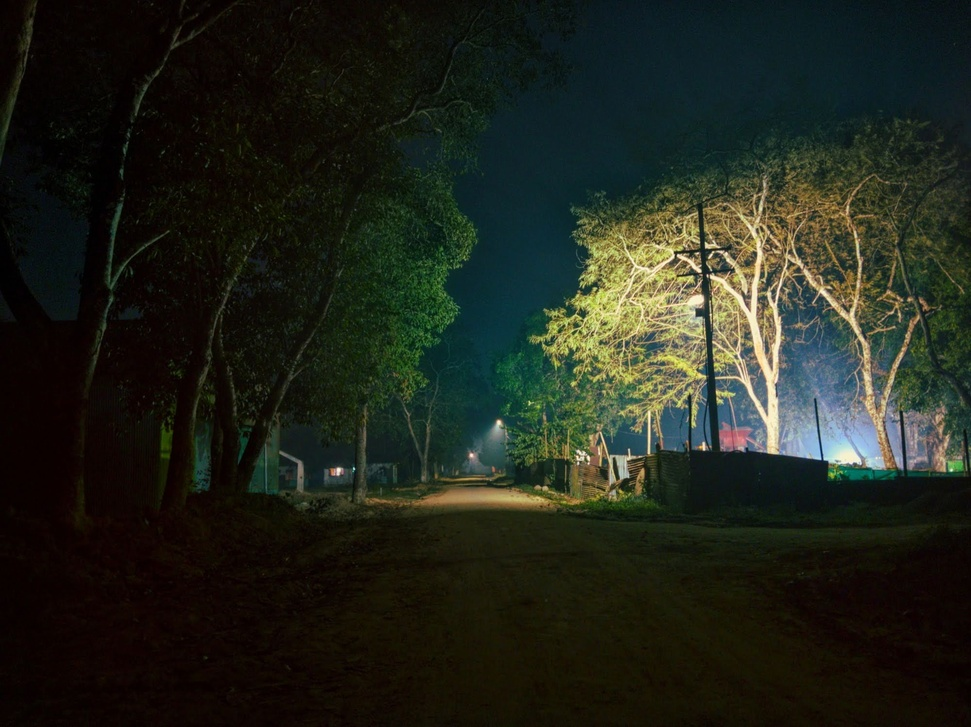
#> input picture images/1000019082-01~2.jpg, 971 x 727 px, shrunk from 2000 x 1498 before the run
$ python emulate_portra_400.py '../images/1000019082-01~2.jpg' out.png
#> lines starting #> are read from the running program, lines starting #| are printed output that depends on the picture
import argparse
import cv2

def emulate_portra_400(input_image_path, output_image_path):
#> called with input_image_path = '../images/1000019082-01~2.jpg', output_image_path = 'out.png'
    try:
        # Load the input image
        image = cv2.imread(input_image_path)
#> image is the input picture: shape (727, 971, 3); mean B, G, R 26.5, 36.5, 32.7

        if image is None:
            print("Error: Could not open or read the image.")
            return

        # Apply Portra 400 emulation
        # Adjustments you can fine-tune further
        brightness = 10
        contrast = 10
        saturation = -10

        image = cv2.convertScaleAbs(image, alpha=1 + contrast / 100, beta=brightness)
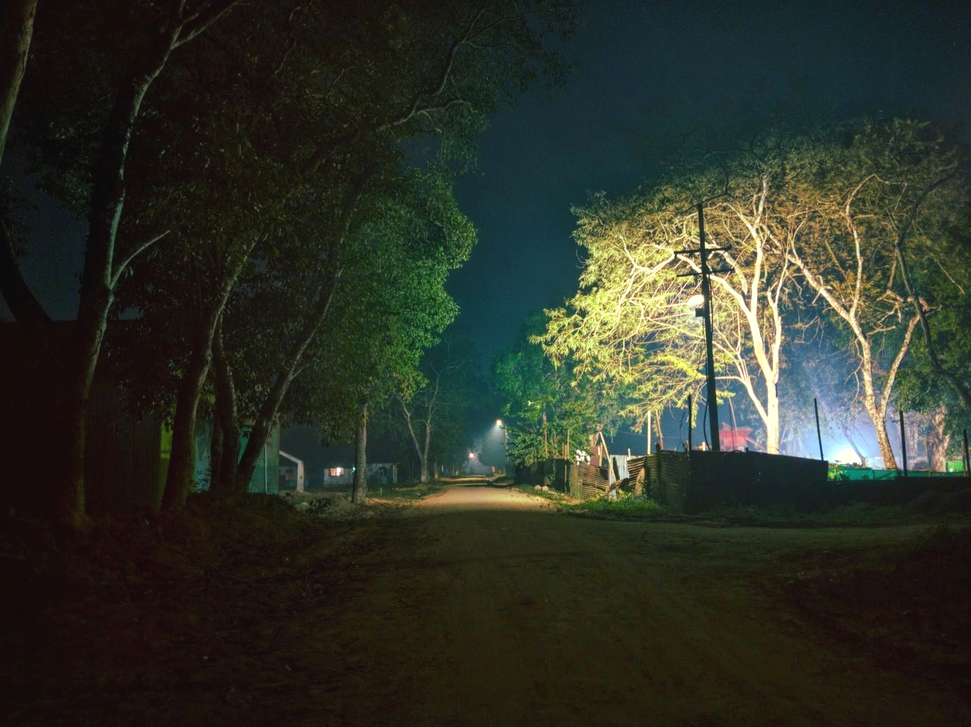
#> image: shape (727, 971, 3); mean B, G, R 39.1, 50.1, 45.8
        hsv = cv2.cvtColor(image, cv2.COLOR_BGR2HSV)
#> hsv: shape (727, 971, 3); mean H, S, V 44.2, 114.9, 55.5
        s = hsv[:, :, 1] * (1 + saturation / 100)
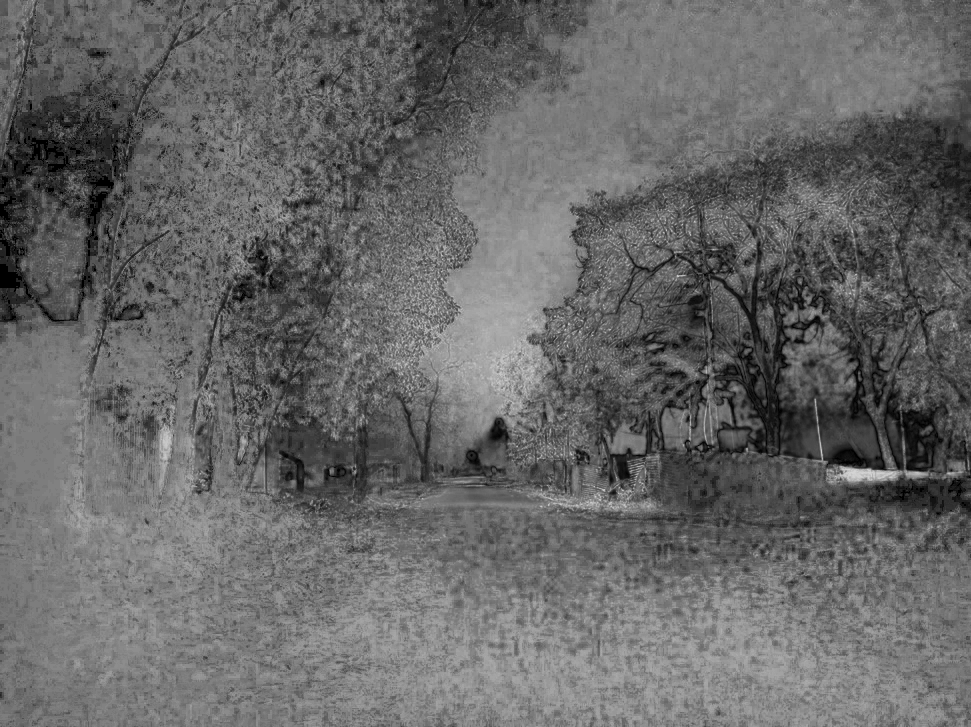
#> s: shape (727, 971) float64; min 0, max 213.3, mean 103.4
        s = s.clip(0, 255)
        hsv[:, :, 1] = s
#> hsv: shape (727, 971, 3); mean H, S, V 44.2, 103, 55.5
        image = cv2.cvtColor(hsv, cv2.COLOR_HSV2BGR)

        # Save the processed image
        cv2.imwrite(output_image_path, image)
        print(f"Portra 400 emulation applied to {output_image_path}")

    except Exception as e:
        print(f"Error: {e}")

if __name__ == "__main__":
    parser = argparse.ArgumentParser(description="Emulate Portra 400 film look on an image.")
    parser.add_argument("input_image", help="Input image file (JPEG format)")
    parser.add_argument("output_image", help="Output image file (JPEG format)")
    args = parser.parse_args()

    emulate_portra_400(args.input_image, args.output_image)

$ run again, on images/IMG_20231231_163831.jpg
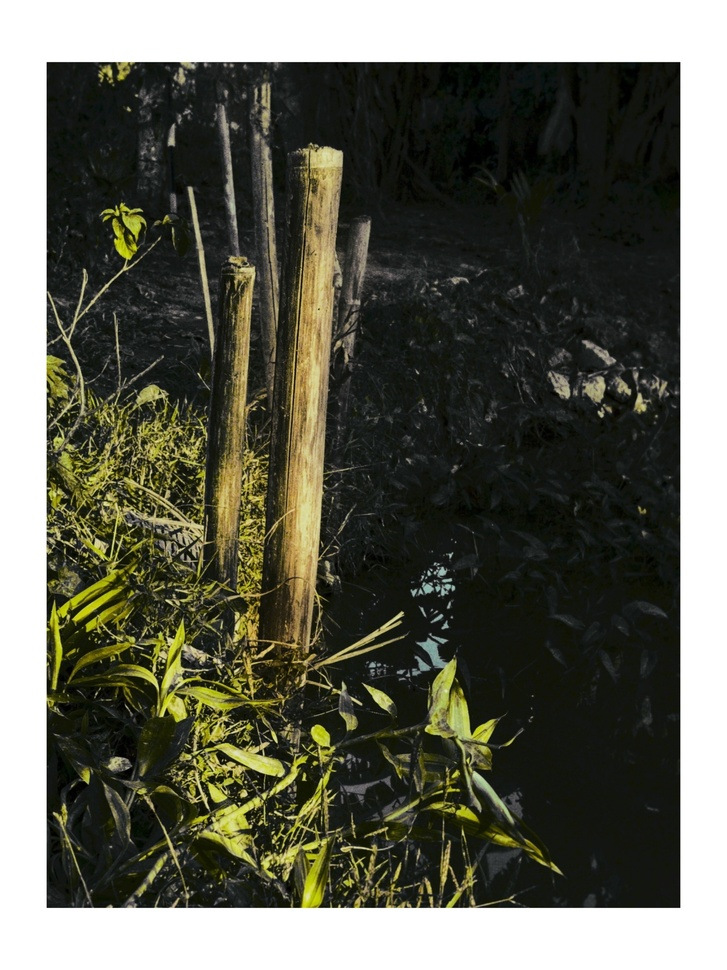
#> input picture images/IMG_20231231_163831.jpg, 727 x 970 px, shrunk from 1974 x 2632 before the run
#> in emulate_portra_400, image is the input picture: shape (970, 727, 3); mean B, G, R 84.3, 96.9, 96.4
#> in emulate_portra_400, `image = cv2.convertScaleAbs(image, alpha=1 + contrast / 100, beta=brig..`:
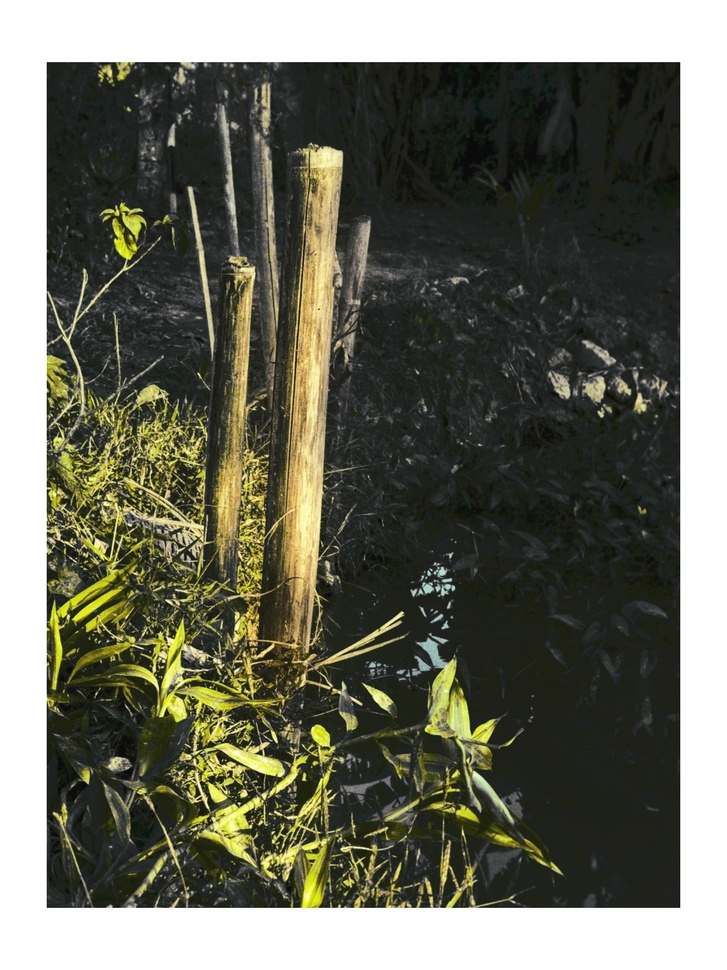
#> image: shape (970, 727, 3); mean B, G, R 94.4, 108.2, 107.6
#> in emulate_portra_400, `s = hsv[:, :, 1] * (1 + saturation / 100)`:
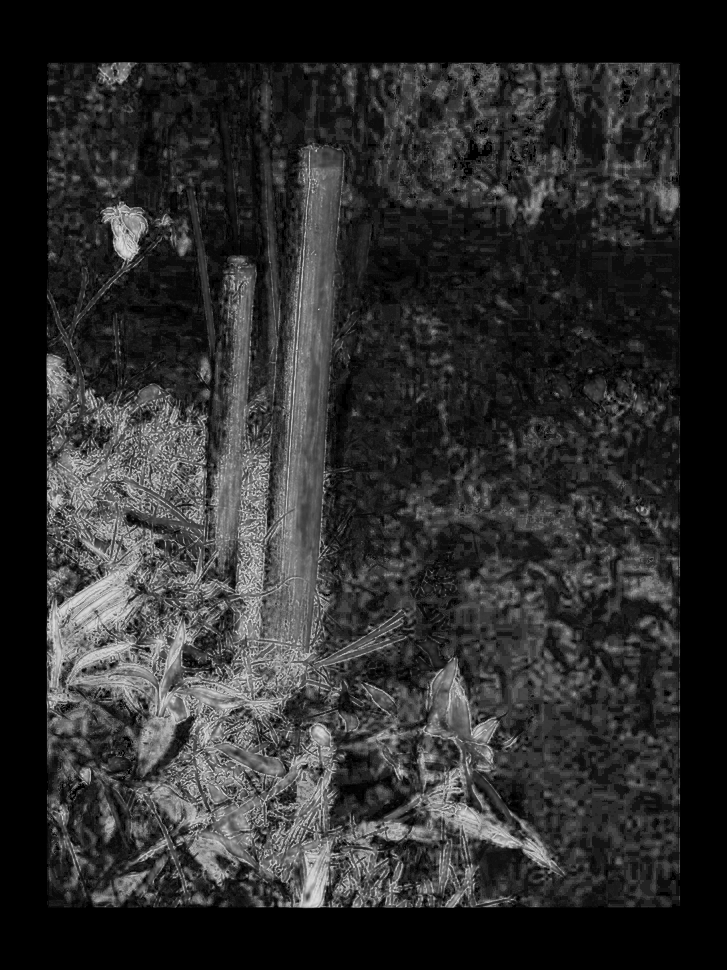
#> s: shape (970, 727) float64; min 0, max 219.6, mean 45.5
